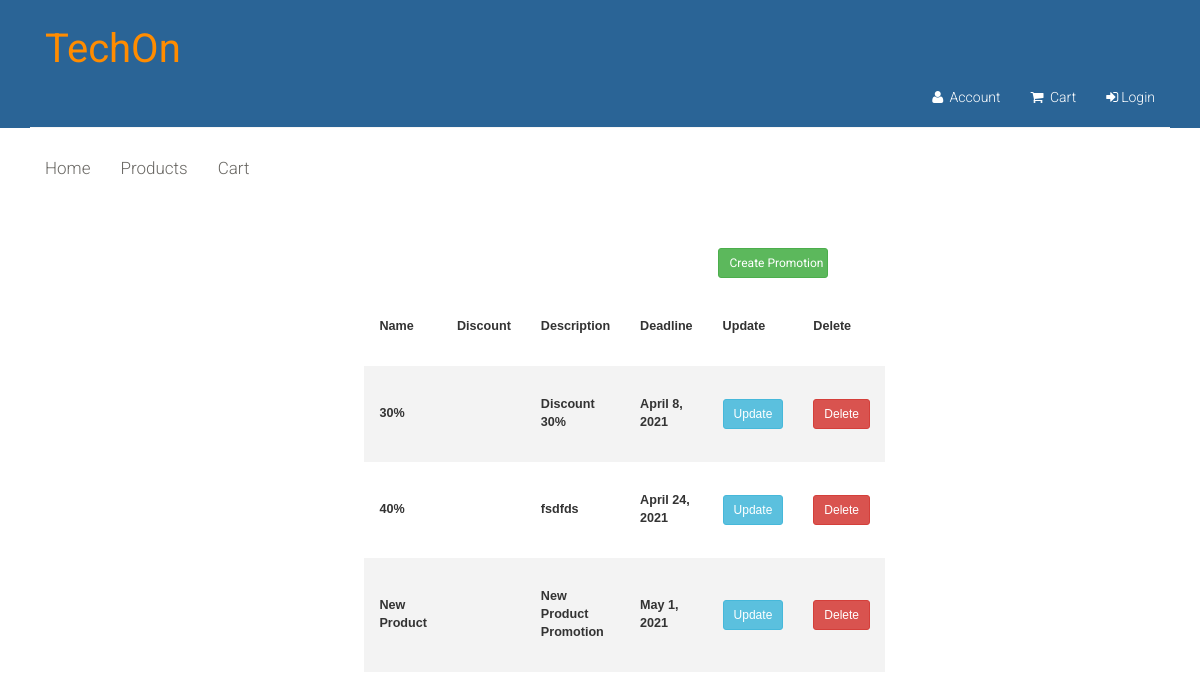
/promotionsManagement/, run on an earlier commit of the app's database.
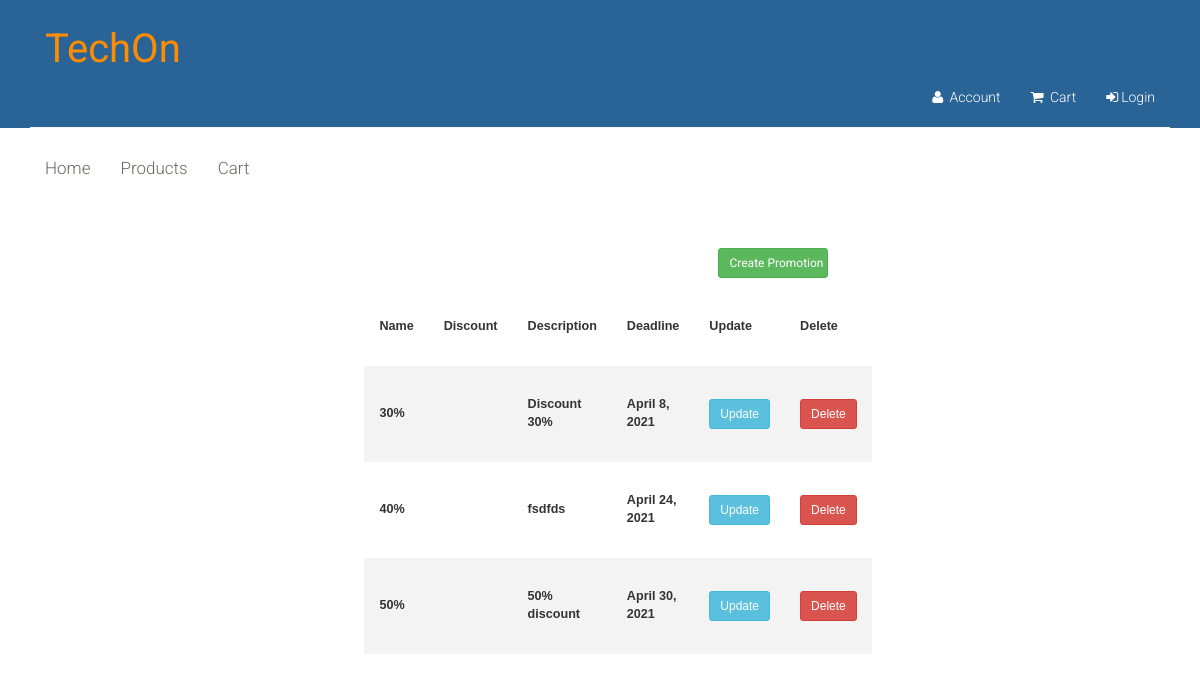
And on a later commit of the database.
### app/models.py (models this page shows, shortened)
class Promotion(models.Model):
    name = models.CharField(max_length=80)
    discount = models.FloatField()
    description = models.CharField(max_length=300)
    deadline = models.DateField()

### app/views.py (the view)
# urls.py: path('promotionsManagement/', views.promotionsManagement, name='promotionsManagement'),
def promotionsManagement(request):
    promotions = Promotion.objects.all()
    form = {'promotions': promotions}
    return render(request, 'promotionsManagement.html', form)

### app/templates/promotionsManagement.html (shortened to what this page needs)
{% extends "layout.html" %}
{% block content %}
        <div style="  margin:auto;
          width:70%;
          padding:63px;">
    	<section id="form">
                    <a class="btn btn-sm btn-success col-sm-1 " style="  width: 110px; margin-right:18%;
                    float:right"  href="{% url 'createPromotion' %}" > Create Promotion </a>
                <br><br>
                <table class="styled-table">
                <tr>
                    <th>Name</th>
                    <th>Discount</th>
                    <th>Description</th>
                    <th>Deadline</th>
                    <th>Update</th>
                    <th>Delete</th>
                </tr>
                {% for promotion in promotions %}
                    <tr>
                        <th>{{ promotion.name }}</th>
                        <th>{{ promotion.price }}</th>
                        <th>{{ promotion.description }}</th>
                        <th>{{ promotion.deadline }}</th>
                        <th><a class="btn btn-sm btn-info" href="{% url 'updatePromotion' promotion.id %}">Update</a></th>
                        <th><a class="btn btn-sm btn-danger" href="{% url 'deletePromotion' promotion.id %}">Delete</a></th>
                    </tr>
                {%  endfor %}
                </table>
	</section>
	</div>
{% endblock %}

What changed in the data, as far as the page shows it:
removed Promotion: name "New Product", description "New Product Promotion", deadline "May 1, 2021"
added Promotion: name "50%", description "50% discount", deadline "April 30, 2021"
